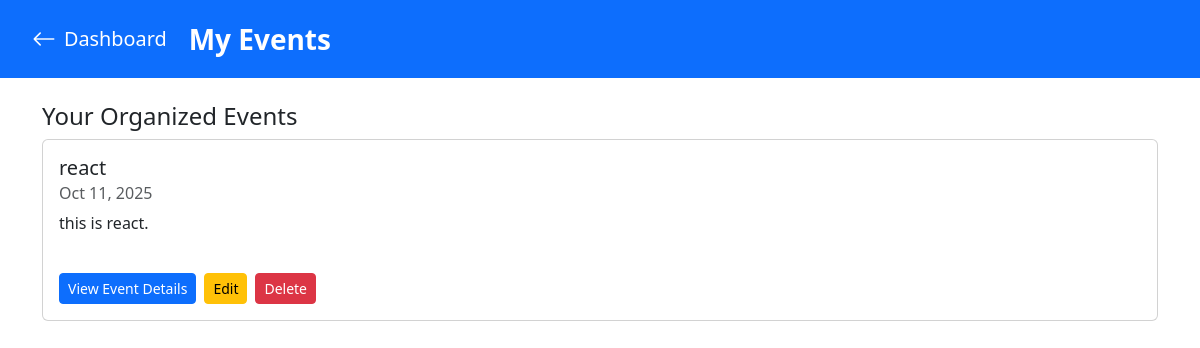
The page /api/auth/my-events/ (signed in) on the database its author committed.
### accounts/models.py (models this page shows, shortened)
class Event(models.Model):
    owner = models.ForeignKey(User, on_delete=models.CASCADE)
    owners = models.ManyToManyField(User, related_name='my_events', blank=True)  # Event owners
    title = models.CharField(max_length=200)
    description = models.TextField(blank=True)
    event_date = models.DateField()
    created_at = models.DateTimeField(auto_now_add=True)
    start_time = models.TimeField(null=True, blank=True)
    end_time = models.TimeField(null=True, blank=True)
    max_participants = models.PositiveIntegerField(null=True, blank=True)
    meeting_link = models.URLField(blank=True)
    registration_deadline = models.DateTimeField(null=True, blank=True)
    registrants = models.ManyToManyField(User, related_name='registered_events', blank=True)
    is_admin_event = models.BooleanField(default=False)
    class Meta:
        ordering = ['event_date']  # Always order events by date

### accounts/views.py (the view)
# urls.py: path('my-events/', views.my_events, name='my_events'),
@login_required
def my_events(request):
    my_events = Event.objects.filter(owners=request.user).order_by('event_date')
    if request.method == "POST":
        form = EventForm(request.POST)
        if form.is_valid():
            event = form.save(commit=False)
            event.is_admin_event = False
            event.save()
            event.owners.add(request.user)
            messages.success(request, "Event added successfully.")
            return redirect('my_events')
    else:
        form = EventForm()
    return render(request, 'accounts/my_events.html', {
        'my_events': my_events,
        'form': form,
    })

### accounts/templates/accounts/my_events.html (shortened to what this page needs)
{% load widget_tweaks %}
<!DOCTYPE html>
<html lang="en">
<head>
    <link href="https://cdn.jsdelivr.net/npm/bootstrap@5.3.0/dist/css/bootstrap.min.css" rel="stylesheet" />
    <link rel="stylesheet" href="https://cdn.jsdelivr.net/npm/bootstrap-icons@1.9.1/font/bootstrap-icons.css" />
</head>
<body>
    <div class="header-bar">
        <a href="{% url 'dashboard' %}" class="back-link" aria-label="Go back to dashboard">
            <i class="bi bi-arrow-left" style="font-size: 1.5rem; margin-right: 8px;"></i>
            Dashboard
        </a>
        <span class="fs-3 fw-bold">My Events</span>
    </div>
    <div class="container mt-4">
        <h4>Your Organized Events</h4>
        {% if my_events %}
            {% for event in my_events %}
                <div class="card mb-3">
                    <div class="card-body d-flex flex-column justify-content-between" style="min-height: 180px;">
                        <div>
                            <h5 class="card-title">{{ event.title }}</h5>
                            <h6 class="card-subtitle mb-2 text-muted">{{ event.event_date|date:"M d, Y" }}</h6>
                            <p class="card-text">{{ event.description }}</p>
                        </div>
                        <div class="mt-3 d-flex gap-2">
                            <a href="{% url 'event_detail' event.id %}" class="btn btn-primary btn-sm">View Event Details</a>
                            {% if request.user in event.owners.all %}
                                <a href="{% url 'edit_event' event.id %}" class="btn btn-warning btn-sm">Edit</a>
                                <form action="{% url 'delete_event' event.id %}" method="post" style="display:inline;">
                                    <button type="button" class="btn btn-danger btn-sm" data-bs-toggle="modal" data-bs-target="#deleteModal{{ event.id }}">
                                        Delete
                                    </button>
                                                    {% endif %}
                        </div>
                    </div>
                </div>
            {% endfor %}
        {% else %}
            <div class="alert alert-info">You have not organized any events yet.</div>
        {% endif %}
    </div>
</body>
</html>

### accounts/templates/accounts/my_events.html (style rules this page uses)
.header-bar { background: #0d6efd; color: white; padding: 18px 32px; display: flex; align-items: center; }
.back-link { color: white; text-decoration: none; display: flex; align-items: center; font-size: 1.24rem; margin-right: 22px; transition: color 0.2s; }

### rows shown on the page
Event: title "react", event_date "Oct 11, 2025", description "this is react."
